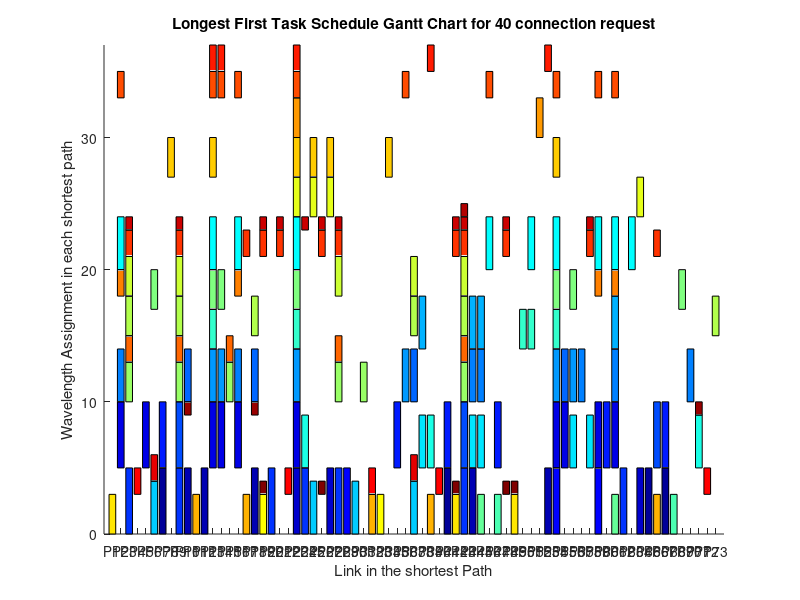

MATLAB code to generate this figure:
function scheduleTasksDemo()
    % Define the task structure and processors
    tasks = [struct('processingTime', 5, 'requiredProcessors', [67, 7, 41, 65], 'startTime', -1),
struct('processingTime', 3, 'requiredProcessors', [50, 51, 23, 13, 54], 'startTime', -1),
struct('processingTime', 4, 'requiredProcessors', [55, 37, 18, 10], 'startTime', -1),
struct('processingTime', 2, 'requiredProcessors', [59, 61, 2, 16], 'startTime', -1),
struct('processingTime', 3, 'requiredProcessors', [47, 68], 'startTime', -1),
struct('processingTime', 5, 'requiredProcessors', [53, 18, 10, 12, 44], 'startTime', -1),
struct('processingTime', 5, 'requiredProcessors', [27, 23, 64], 'startTime', -1),
struct('processingTime', 5, 'requiredProcessors', [5, 55, 14, 23, 13, 54, 59, 61, 2, 16], 'startTime', -1),
struct('processingTime', 4, 'requiredProcessors', [57, 44, 45, 61, 2, 16, 70], 'startTime', -1),
struct('processingTime', 3, 'requiredProcessors', [45, 61], 'startTime', -1),
struct('processingTime', 4, 'requiredProcessors', [36, 14, 23, 13, 54, 56], 'startTime', -1),
struct('processingTime', 1, 'requiredProcessors', [48, 26, 19, 42, 21, 58, 28, 3, 9, 43, 24], 'startTime', -1),
struct('processingTime', 3, 'requiredProcessors', [69, 6, 14, 23, 13, 54, 56], 'startTime', -1),
struct('processingTime', 4, 'requiredProcessors', [38, 44, 45, 61], 'startTime', -1),
struct('processingTime', 2, 'requiredProcessors', [28, 3, 9, 43, 15], 'startTime', -1),
struct('processingTime', 2, 'requiredProcessors', [36, 14, 23, 13, 54, 59, 61, 2, 16, 46], 'startTime', -1),
struct('processingTime', 2, 'requiredProcessors', [48, 26, 19, 42, 21, 58, 28, 3, 9, 43, 66, 17], 'startTime', -1),
struct('processingTime', 5, 'requiredProcessors', [54, 59, 29], 'startTime', -1),
struct('processingTime', 4, 'requiredProcessors', [25, 30, 6, 37], 'startTime', -1),
struct('processingTime', 3, 'requiredProcessors', [31, 28, 3, 9, 43, 15], 'startTime', -1),
struct('processingTime', 2, 'requiredProcessors', [53, 39, 14, 23, 13], 'startTime', -1),
struct('processingTime', 3, 'requiredProcessors', [3, 9, 43, 37, 18, 73], 'startTime', -1),
struct('processingTime', 5, 'requiredProcessors', [35, 67, 7, 41, 47, 60], 'startTime', -1),
struct('processingTime', 1, 'requiredProcessors', [43], 'startTime', -1),
struct('processingTime', 4, 'requiredProcessors', [38, 44, 45, 58, 56], 'startTime', -1),
struct('processingTime', 3, 'requiredProcessors', [28, 3, 9, 43, 37], 'startTime', -1),
struct('processingTime', 1, 'requiredProcessors', [71, 18, 10], 'startTime', -1),
struct('processingTime', 5, 'requiredProcessors', [20, 62, 28, 3, 9, 43, 24], 'startTime', -1),
struct('processingTime', 2, 'requiredProcessors', [4, 32, 40, 22, 72], 'startTime', -1),
struct('processingTime', 2, 'requiredProcessors', [6, 37], 'startTime', -1),
struct('processingTime', 4, 'requiredProcessors', [51, 23, 13, 54, 59, 61, 2, 16, 46, 63], 'startTime', -1),
struct('processingTime', 5, 'requiredProcessors', [9, 43, 66], 'startTime', -1),
struct('processingTime', 4, 'requiredProcessors', [71, 39, 24], 'startTime', -1),
struct('processingTime', 3, 'requiredProcessors', [25, 27, 23, 64], 'startTime', -1),
struct('processingTime', 3, 'requiredProcessors', [33, 19], 'startTime', -1),
struct('processingTime', 3, 'requiredProcessors', [42, 49, 1], 'startTime', -1),
struct('processingTime', 3, 'requiredProcessors', [25, 27, 23, 13, 54, 8, 34], 'startTime', -1),
struct('processingTime', 1, 'requiredProcessors', [48, 26, 19, 42, 49], 'startTime', -1),
struct('processingTime', 3, 'requiredProcessors', [11, 32, 39, 66, 17], 'startTime', -1),
struct('processingTime', 3, 'requiredProcessors', [52, 23], 'startTime', -1),
            ];
    numProcessors = 73; % Total number of processors

    % Sort tasks based on processing time in descending order initially
    [~, sortIdx] = sort([tasks.processingTime], 'descend');
    tasks = tasks(sortIdx);

    % Initialization
    inProgress = false(1, length(tasks));
    time = 0;
    finishedTasks = 0;
    isProcessorFree = true(1, numProcessors);

    % Main loop
    while finishedTasks ~= length(tasks)
        [tasks, inProgress, isProcessorFree, time] = scheduleTasks(tasks, inProgress, isProcessorFree, time);
        [inProgress, isProcessorFree, time, finishedTasks] = advanceTime(tasks, inProgress, isProcessorFree, time, finishedTasks);
    end
   %#createGanttChart1(tasks)
    % Call the Gantt chart function after all tasks are scheduled
    createGanttChart2(tasks,numProcessors);

    for i = 1:length(tasks)
        fprintf('Task %d starts at time %d\n', i, tasks(i).startTime);
    end
end

function [tasks, inProgress, isProcessorFree, time] = scheduleTasks(tasks, inProgress, isProcessorFree, time)
    for j = 1:length(tasks)
        % Check if the task has not started yet and if required processors are free
        if tasks(j).startTime == -1 && all(isProcessorFree(tasks(j).requiredProcessors))
            tasks(j).startTime = time;
            inProgress(j) = true; % Mark task as in progress
            isProcessorFree(tasks(j).requiredProcessors) = false;
        end
    end
end

function [inProgress, isProcessorFree, time, finishedTasks] = advanceTime(tasks, inProgress, isProcessorFree, time, finishedTasks)
    minFinishTime = inf;
    for j = 1:length(tasks)
        if inProgress(j)
            finishTime = tasks(j).startTime + tasks(j).processingTime;
            if finishTime > time && finishTime < minFinishTime
                minFinishTime = finishTime;
            end
        end
    end
    if minFinishTime < inf
        time = minFinishTime;
        for j = 1:length(tasks)
            if inProgress(j) && tasks(j).startTime + tasks(j).processingTime == time
                inProgress(j) = false;
                isProcessorFree(tasks(j).requiredProcessors) = true;
                finishedTasks = finishedTasks + 1;
            end
        end
    else
    end
end
function createGanttChart1(tasks)
    figure;
    hold on;

    % Determine the number of tasks
    numTasks = length(tasks);
    
    % Plot each task
    for i = 1:numTasks
        start_time = tasks(i).startTime;
        duration = tasks(i).processingTime;
        % Create a rectangle for each task
        rectangle('Position', [start_time, i - 0.4, duration, 0.8], 'FaceColor', 'blue');
    end

    % Setting the axes and labels
    xlim([0, max([tasks.startTime] + [tasks.processingTime])]);
    ylim([0, numTasks + 1]);
    ylabel('Shortest Path with edge details (Total:40)');
    xlabel('Wavelength Assignment in each shortest path');
    set(gca, 'YTick', 1:numTasks, 'YTickLabel', arrayfun(@(x) sprintf('Task %d', x), 1:numTasks, 'UniformOutput', false));
    title('Longest First Task Schedule Gantt Chart for 40 connection request');
    hold off;
end


function createGanttChart2(tasks, numProcessors)
    % Create a figure with appropriate size
    figure; % Adjusted for vertical layout

    hold on;

    % Initialize a color map for different tasks
    colors = jet(length(tasks));

    % Plot each task on each required processor
    for i = 1:length(tasks)
        start_time = tasks(i).startTime;
        duration = tasks(i).processingTime;
        for proc = tasks(i).requiredProcessors
            % Create a rectangle for each task on each processor, swapping x and y coordinates
            rectangle('Position', [proc - 0.4, start_time, 0.8, duration], 'FaceColor', colors(i, :));
        end
    end

    % Setting the axes and labels
    xlim([0, numProcessors + 1]);
    ylim([0, max([tasks.startTime] + [tasks.processingTime])]);
    xlabel('Link in the shortest Path');
    ylabel('Wavelength Assignment in each shortest path');

    set(gca, 'XTick', 1:numProcessors, 'XTickLabel', arrayfun(@(x) sprintf('P%d', x), 1:numProcessors, 'UniformOutput', false));

    title('Longest First Task Schedule Gantt Chart for 40 connection request');
    hold off;
end


